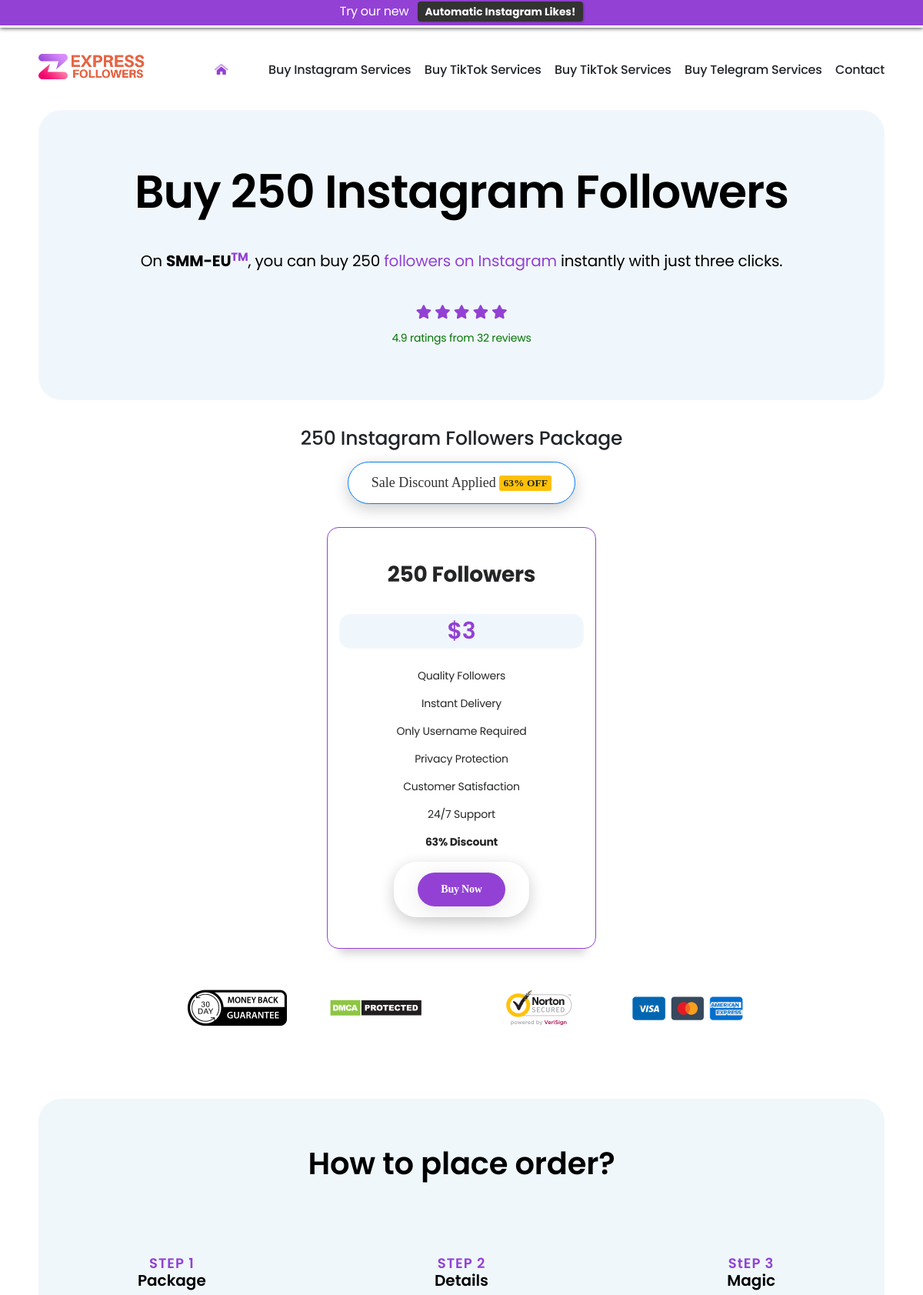
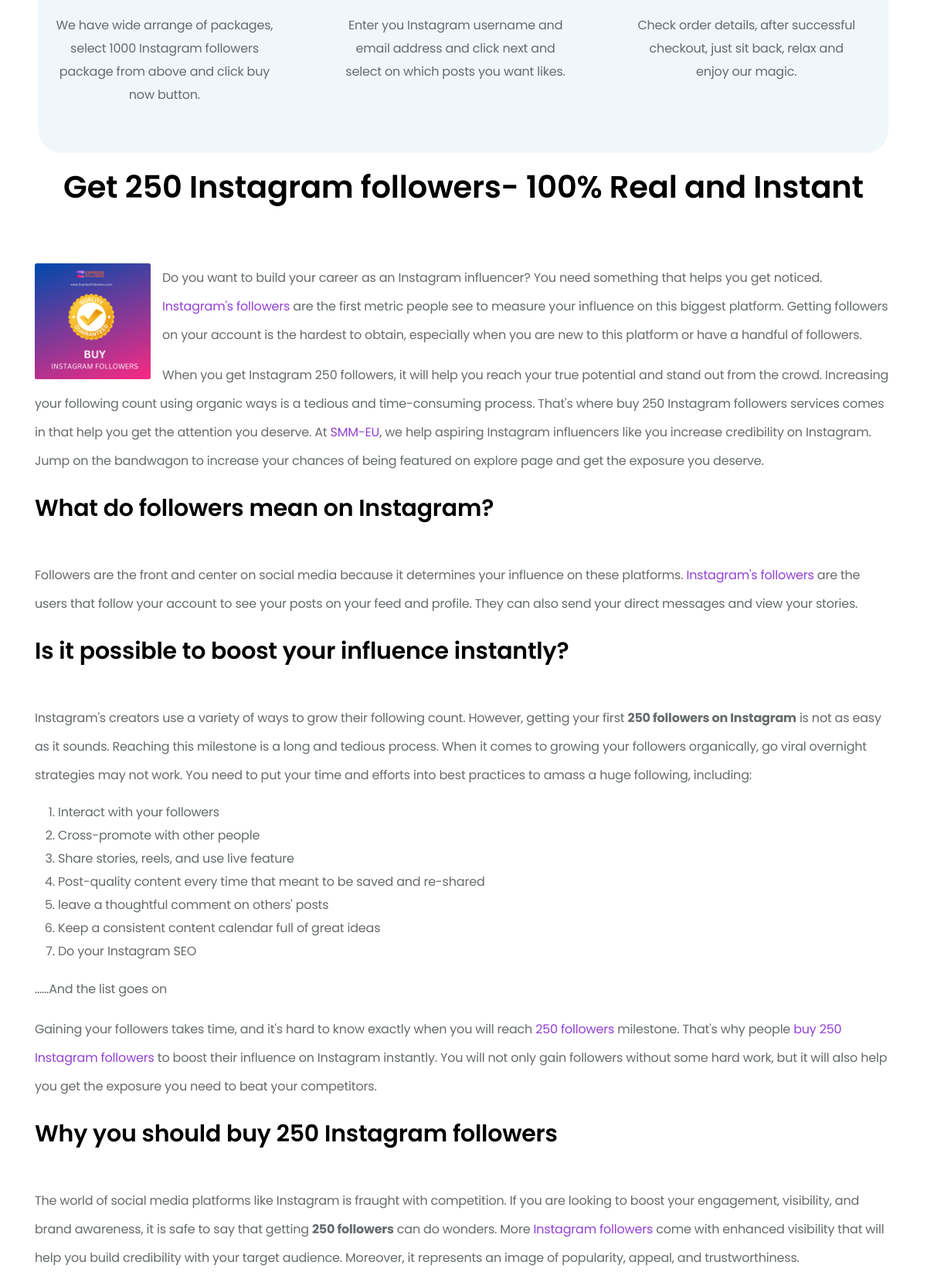
/buy/instagram-followers/1 (upper part), run on the app's committed database (2 pictures, top to bottom).
### smm_eu/apps/main/models.py (models this page shows, shortened)
class Products(models.Model):
    id = models.AutoField(primary_key=True)
    type = models.IntegerField('Тип продукта')
    count_field = models.CharField('Количество', max_length=40)
    new_price = models.IntegerField('Новая цена')
    discount = models.IntegerField('Скидка')
    class Meta:
        verbose_name = 'Услугу'
        verbose_name_plural = 'Услуги'

### smm_eu/apps/main/views.py (the view)
# urls.py: path('buy/instagram-followers/<int:price_id>', views.instagramfolbuy, name='instagramfolbuy'),
def instagramfolbuy(request, price_id):
    try:
        order_by_id_fol = Products.objects.get(id=price_id)
    except:
        raise Http404('Not Found!')
    return render(request, 'main/instagram/buy/instagramfolbuy.html', {'order_by_id_fol': order_by_id_fol})

### templates/main/instagram/buy/instagramfolbuy.html (shortened to what this page needs)
{% extends 'base.html' %}
{% block content %}
    <section class="hero hero-2">
    <div align="center" class="hero__wrapper">
      <div class="container">
        <div class="row align-items-lg-center">
          <div class="col-lg-12 order-2 order-lg-1">
            <h1 class="main-heading color-black">Buy {{ order_by_id_fol.count_field }} Instagram Followers</h1>
            <p class="paragraph">On <span>SMM-EU<sup>TM</sup></span>, you can buy {{ order_by_id_fol.count_field }} <a
                href="https://www.smm-eu.com/buy-instagram-followers/">followers on Instagram</a> instantly with
              just three clicks.</p>
            <div class="d-flex justify-content-center">
              <div class="content text-center">
                <div class="ratings">
                  <div class="stars"> <i class="fa fa-star"></i> <i class="fa fa-star"></i> <i class="fa fa-star"></i>
                    <i class="fa fa-star"></i> <i class="fa fa-star"></i> </div>
                  <div class="rating-text"> <span>4.9 ratings from 32 reviews</span> </div>
                </div>
              </div>
            </div>
          </div>
        </div>
      </div>
    </div>
  </section>
  <section class="pricing" id="pricing">
    <div class="pricing__wrapper">
      <h2 align="center" class="package">{{ order_by_id_fol.count_field }} Instagram Followers Package</h2>
      <div class="container">
        <p align="center"><button class="btn btn-primary me-5">Sale Discount Applied <span
              class="badge badge-circle badge-warning ms-2">{{ order_by_id_fol.discount }}% OFF</span></button></p>
        <div class=" container-fluid pricingTable pt-90">
          <div class="container">
            <div class="row monthlyPriceList animated">
              <div class="col-md-4">
              </div>
              <div class="col-md-4">
                <div class="inner holder">
                  <div class="hdng">
                    <p>{{ order_by_id_fol.count_field }} Followers</p>
                  </div>
                  <div class="price mt-5">
                    <p><b>${{ order_by_id_fol.new_price }}</b></p>
                  </div>
                  <div class="info">
                    <p>Quality Followers</p>
                    <p>Instant Delivery</p>
                    <p>Only Username Required</p>
                    <p>Privacy Protection</p>
                    <p>Customer Satisfaction</p>
                    <p>24/7 Support</p>
                    <p><b>{{ order_by_id_fol.discount }}% Discount</b></p>
                  </div>
                  <div class="btn">
                    <a href="{% url 'main:order' order_by_id_fol.id %}" class="readon">Buy Now</a>
                  </div>
                </div>
              </div>
              <div class="col-md-4">
              </div>
            </div>
          </div>
        </div>
        <div class="row">
          <p>
            <div class="col-md-12" style="padding: 40px 0 40px;text-align: center;">
              <img data-src="/static/images/30-days-money-back.png"
                src="/static/images/30-days-money-back.png" alt="money back guarantee">
              <a “rel="nofollow”" href="https://www.dmca.com/site-report/www.smm-eu.com" target="_blank"><img
                  style="margin: 0 35px;" alt="DMCA Protected"
                  src="/static/images/dmca_protected_sml_120m.png" alt="DMC Protected"></a>
              <img data-src="/static/images/norton-secure-veri-sign.png"
                style="margin: 0 35px;" src="/static/images/norton-secure-veri-sign.png"
                alt="SSL Secure - Norton Secure">
              <img data-src="/static/images/accepted-credit-card.png"
                style="max-width: 150px;position: relative;"
                src="/static/images/accepted-credit-card.png"
                alt="Payment gateway - Credit Card, PayPal and many more">
            </div>
          </p>
        </div>
      </div>
    </div>
  </section>
  <section class="step">
    <div class="step__wrapper">
      <div class="container">
        <h2 class="section-heading color-black">How to place order?</h2>
        <div class="row">
          <div class="col-lg-4">
            <div class="step__box">
              <div class="content">
                <h3>STEP 1<span>Package</span></h3>
                <p class="paragraph dark">We have wide arrange of packages, select 1000 Instagram followers package from
                  above and click buy now button.</p>
              </div>
            </div>
          </div>
          <div class="col-lg-4">
            <div class="step__box">
              <div class="content">
                <h3>STEP 2<span>Details</span></h3>
                <p class="paragraph dark">Enter you Instagram username and email address and click next and select on
                  which posts you want likes.</p>
              </div>
            </div>
          </div>
          <div class="col-lg-4">
            <div class="step__box">
              <div class="content">
                <h3>StEP 3<span>Magic</span></h3>
                <p class="paragraph dark">Check order details, after successful checkout, just sit back, relax and
                  enjoy our magic.</p>
              </div>
            </div>
          </div>
        </div>
      </div>
    </div>
  </section>
  <section class="pricing" id="pricing">
    <div class="pricing__wrapper">
      <div class="container">
        <h2 class="section-heading color-black">Get {{ order_by_id_fol.count_field }} Instagram followers- 100% Real and Instant</h2>
        <div class="row align-items-lg-center">
          <div class="col-lg-12 order-2 order-lg-1">
            <div class="paragraph dark">
              <p class="dark_text"><img src="/static/images/buy-instagram-followers-quality-guaranteed.png" width="150"
                  height="150" class="rounded float-left" alt="Buy {{ order_by_id_fol.count_field }} Instagram followers with guaranteed quality">Do
                you want to build your career as an Instagram influencer? You need something that helps you get noticed.
                <a href="https://www.smm-eu.com/buy-instagram-followers/">Instagram's followers</a> are the first
                metric people see to measure your influence on this biggest platform. Getting followers on your account
                is the hardest to obtain, especially when you are new to this platform or have a handful of followers.
              </p>
              <p class="dark_text">When you get Instagram {{ order_by_id_fol.count_field }} followers, it will help you reach your true potential and
                stand out from the crowd. Increasing your following count using organic ways is a tedious and
                time-consuming process. That's where buy {{ order_by_id_fol.count_field }} Instagram followers services comes in that help you get
                the attention you deserve. At <a href="https://www.smm-eu.com/">SMM-EU</a>, we help
                aspiring Instagram influencers like you increase credibility on Instagram. Jump on the bandwagon to
                increase your chances of being featured on explore page and get the exposure you deserve.</p>
              <h2 class="section-heading-article">What do followers mean on Instagram?</h2>
              <p class="dark_text">Followers are the front and center on social media because it determines your
                influence on these platforms. <a
                  href="https://www.smm-eu.com/buy-5000-instagram-followers/">Instagram's followers</a> are the
                users that follow your account to see your posts on your feed and profile. They can also send your
                direct messages and view your stories. </p>
              <h2 class="section-heading-article">Is it possible to boost your influence instantly?</h2>
              <p class="dark_text">Instagram's creators use a variety of ways to grow their following count. However,
                getting your first <strong>{{ order_by_id_fol.count_field }} followers on Instagram</strong> is not as easy as it sounds. Reaching
                this milestone is a long and tedious process. When it comes to growing your followers organically, go
                viral overnight strategies may not work. You need to put your time and efforts into best practices to
                amass a huge following, including:</p>
              <ol>
                <li>Interact with your followers</li>
                <li>Cross-promote with other people</li>
                <li>Share stories, reels, and use live feature</li>
                <li>Post-quality content every time that meant to be saved and re-shared</li>
                <li>leave a thoughtful comment on others' posts</li>
                <li>Keep a consistent content calendar full of great ideas</li>
                <li>Do your Instagram SEO</li>
              </ol>
              <p class="dark_text">……And the list goes on</p>
              <p class="dark_text">Gaining your followers takes time, and it's hard to know exactly when you will reach
                <a href="https://www.smm-eu.com/buy-instagram-followers/">{{ order_by_id_fol.count_field }} followers</a> milestone. That's why
                people <a href="https://www.smm-eu.com/buy-{{ order_by_id_fol.count_field }}-instagram-followers/">buy {{ order_by_id_fol.count_field }} Instagram
                  followers</a> to boost their influence on Instagram instantly. You will not only gain followers
                without some hard work, but it will also help you get the exposure you need to beat your competitors.
              </p>
              <h2 class="section-heading-article">Why you should buy {{ order_by_id_fol.count_field }} Instagram followers</h2>
              <p class="dark_text">The world of social media platforms like Instagram is fraught with competition. If
                you are looking to boost your engagement, visibility, and brand awareness, it is safe to say that
                getting <strong>{{ order_by_id_fol.count_field }} followers</strong> can do wonders. More <a
                  href="https://www.smm-eu.com/buy-10000-instagram-followers/">Instagram followers</a> come with
                enhanced visibility that will help you build credibility with your target audience. Moreover, it
                represents an image of popularity, appeal, and trustworthiness. </p>
            </div>
          </div>
        </div>
      </div>
    </div>
  </section>
{% endblock %}

### data on the page
Products: count_field "250", discount "63", new_price "3"
